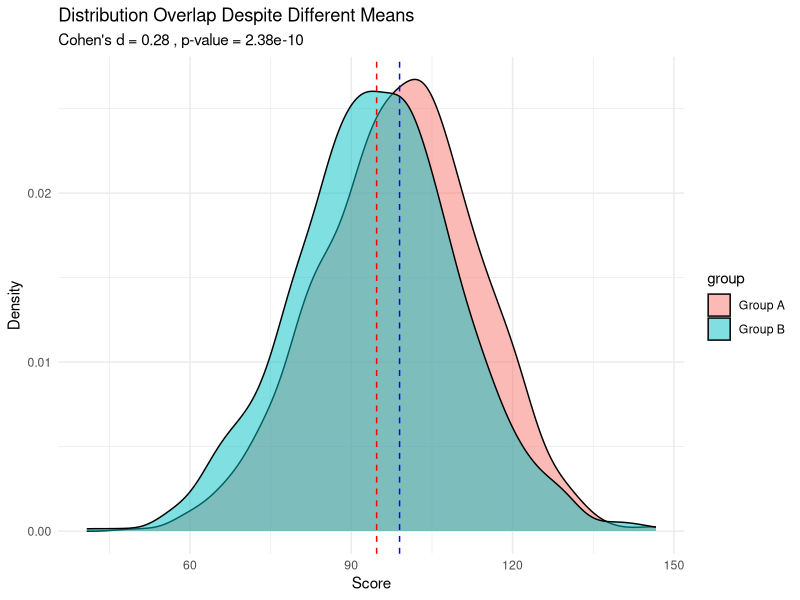
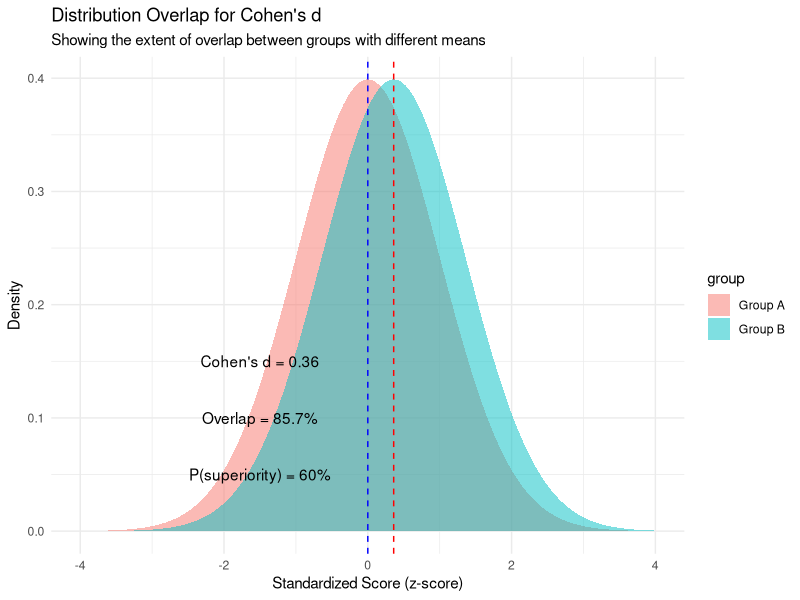
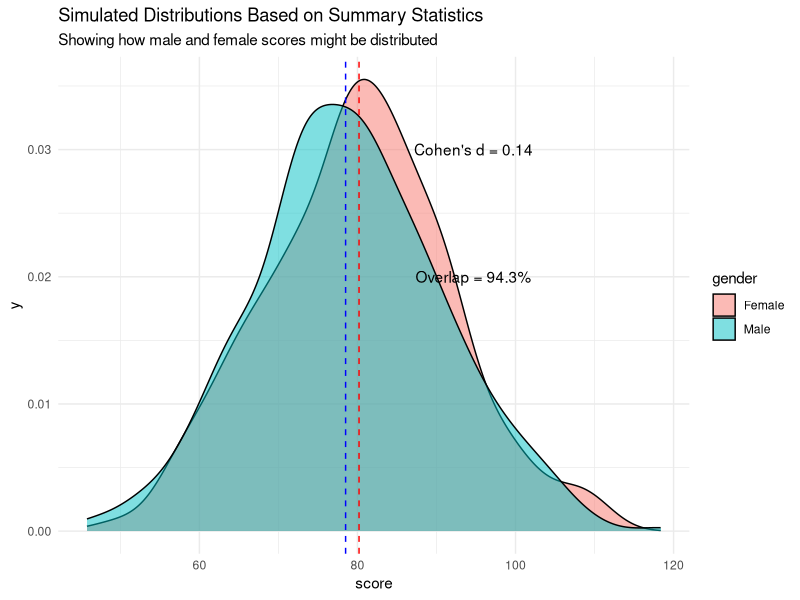
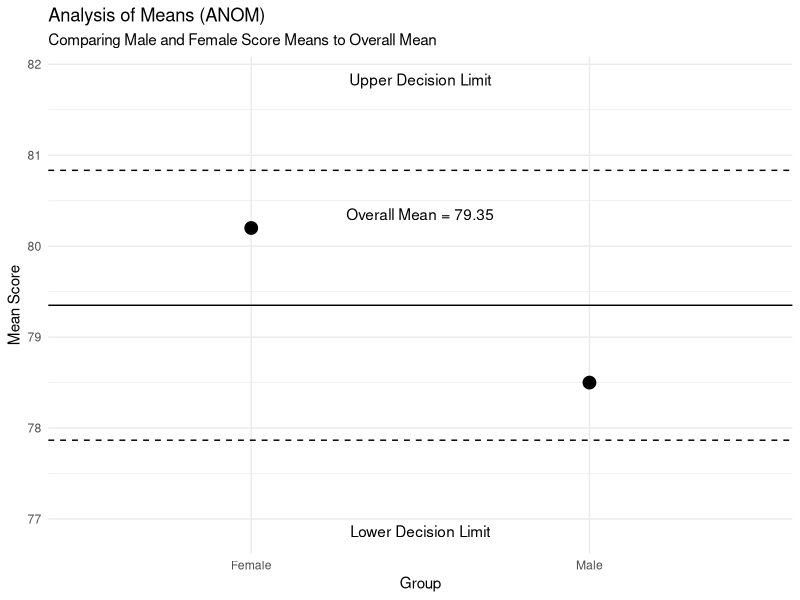

Source code (R) for these figures, in order:
## ---- chunk 1
#| label: setup
#| include: false
#| echo: false


knitr::opts_chunk$set(echo = TRUE)
## ---- chunk 2
#| echo: false

# Example code for visualizing overlap
library(ggplot2)

# Simulate data with small mean difference but large overlap
group_A <- stats::rnorm(1000, mean = 100, sd = 15)
group_B <- stats::rnorm(
  1000,
  mean = 95,
  sd = 15
)

# Put in data frame
df <- base::data.frame(
  score = base::c(group_A, group_B),
  group = base::factor(base::c(base::rep("Group A", 1000), base::rep("Group B", 1000)))
)

# Calculate Cohen's d
cohens_d <- (base::mean(group_A) - base::mean(group_B)) /
  base::sqrt((stats::var(group_A) + stats::var(group_B)) / 2)

# T-test
t_result <- stats::t.test(group_A, group_B)

# Plot distributions
ggplot2::ggplot(df, ggplot2::aes(x = score, fill = group)) +
  ggplot2::geom_density(alpha = 0.5) +
  ggplot2::geom_vline(xintercept = base::mean(group_A), color = "blue", linetype = "dashed") +
  ggplot2::geom_vline(xintercept = mean(group_B), color = "red", linetype = "dashed") +
  ggplot2::labs(
    title = "Distribution Overlap Despite Different Means",
    subtitle = paste(
      "Cohen's d =",
      base::round(cohens_d, 2),
      ", p-value =",
      base::format.pval(t_result$p.value, digits = 3)
    ),
    x = "Score",
    y = "Density"
  ) +
  ggplot2::theme_minimal()
## ---- chunk 3
#| echo: false


#| # Function to calculate overlap coefficient from Cohen's d
calculate_overlap <- function(d) {
  # Overlap coefficient formula
  ovl <- 2 * stats::pnorm(-abs(d) / 2) * 100
  base::return(ovl)
}

# Function to calculate probability of superiority from Cohen's d
calculate_superiority_prob <- function(d) {
  # Probability of superiority formula
  prob <- stats::pnorm(d / base::sqrt(2)) * 100
  base::return(prob)
}

# Example with your Cohen's d = 0.36
d_value <- 0.36
overlap_percent <- calculate_overlap(d_value)
superiority_percent <- calculate_superiority_prob(d_value)

# Output results
cat("Cohen's d =", d_value, "\n")
cat("Overlap coefficient =", round(overlap_percent, 1), "%\n")
cat("Probability of superiority =", round(superiority_percent, 1), "%\n")

# Create visualization of overlap
library(ggplot2)

# Generate data for two normal distributions
x <- base::seq(-4, 4, length.out = 1000)
group1 <- base::data.frame(x = x, y = stats::dnorm(x, mean = 0, sd = 1), group = "Group A")
group2 <- base::data.frame(
  x = x,
  y = stats::dnorm(x, mean = d_value, sd = 1),
  group = "Group B"
)
combined_data <- base::rbind(group1, group2)

# Create plot
overlap_plot <- ggplot2::ggplot(combined_data, ggplot2::aes(x = x, y = y, fill = group)) +
  ggplot2::geom_area(alpha = 0.5, position = "identity") +
  ggplot2::geom_vline(xintercept = 0, linetype = "dashed", color = "blue") +
  ggplot2::geom_vline(xintercept = d_value, linetype = "dashed", color = "red") +
  ggplot2::annotate(
    "text",
    x = -1.5,
    y = 0.1,
    label = paste0("Overlap = ", base::round(overlap_percent, 1), "%")
  ) +
  ggplot2::annotate(
    "text",
    x = -1.5,
    y = 0.15,
    label = base::paste0("Cohen's d = ", d_value)
  ) +
  ggplot2::annotate(
    "text",
    x = -1.5,
    y = 0.05,
    label = base::paste0("P(superiority) = ", base::round(superiority_percent, 1), "%")
  ) +
  ggplot2::labs(
    title = "Distribution Overlap for Cohen's d",
    subtitle = "Showing the extent of overlap between groups with different means",
    x = "Standardized Score (z-score)",
    y = "Density"
  ) +
  ggplot2::theme_minimal()

print(overlap_plot)

# To apply this to your actual groups:
# Replace with your actual groups' data
# group_A <- your_first_group_data
# group_B <- your_second_group_data

# Calculate means and SDs and pool them
# mean_A <- mean(group_A)
# mean_B <- mean(group_B)
# sd_pooled <- sqrt((var(group_A) + var(group_B))/2)

# Calculate Cohen's d
# cohens_d <- (mean_A - mean_B) / sd_pooled

# Calculate overlap and superiority probability
# overlap <- calculate_overlap(cohens_d)
# superiority <- calculate_superiority_prob(cohens_d)
## ---- chunk 4
#| echo: false


# Example: Simulating distributions from summary statistics
library(ggplot2)

# Given summary statistics
male_mean <- 78.5
male_sd <- 12.3
female_mean <- 80.2
female_sd <- 11.6
male_n <- 500 # Estimate sample size
female_n <- 500 # Estimate sample size

# Simulate individual-level data
set.seed(123)
male_scores <- stats::rnorm(male_n, mean = male_mean, sd = male_sd)
female_scores <- stats::rnorm(female_n, mean = female_mean, sd = female_sd)

# Calculate Cohen's d
cohens_d <- (female_mean - male_mean) / base::sqrt((male_sd^2 + female_sd^2) / 2)

# Calculate overlap coefficient
overlap <- calculate_overlap(cohens_d)
superiority <- calculate_superiority_prob(cohens_d)

# Create data frame for plotting
df <- base::data.frame(
  score = c(male_scores, female_scores),
  gender = base::factor(base::c(base::rep("Male", male_n), base::rep("Female", female_n)))
)

# Visualize the distributions
ggplot2::ggplot(df, ggplot2::aes(x = score, fill = gender)) +
  ggplot2::geom_density(alpha = 0.5) +
  ggplot2::geom_vline(xintercept = male_mean, color = "blue", linetype = "dashed") +
  ggplot2::geom_vline(xintercept = female_mean, color = "red", linetype = "dashed") +
  ggplot2::annotate(
    "text",
    x = base::max(df$score) * 0.8,
    y = 0.03,
    label = base::paste0("Cohen's d = ", base::round(cohens_d, 2))
  ) +
  ggplot2::annotate(
    "text",
    x = max(df$score) * 0.8,
    y = 0.02,
    label = paste0("Overlap = ", round(overlap, 1), "%")
  ) +
  ggplot2::theme_minimal() +
  ggplot2::labs(
    title = "Simulated Distributions Based on Summary Statistics",
    subtitle = "Showing how male and female scores might be distributed"
  )

## ---- chunk 5
#| echo: false

library(ggplot2)
library(dplyr)

# Given summary statistics
male_mean <- 78.5
male_sd <- 12.3
female_mean <- 80.2
female_sd <- 11.6
male_n <- 500 # Estimated sample size
female_n <- 500 # Estimated sample size

# Calculate overall (grand) mean
overall_n <- male_n + female_n
overall_mean <- (male_mean * male_n + female_mean * female_n) / overall_n

# Calculate pooled standard deviation
pooled_sd <- base::sqrt(
  ((male_n - 1) * male_sd^2 + (female_n - 1) * female_sd^2) /
    (male_n + female_n - 2)
)

# Calculate standard error for each group
male_se <- pooled_sd / base::sqrt(male_n)
female_se <- pooled_sd / base::sqrt(female_n)

# Calculate critical value (for 95% confidence)
# Using t-distribution with df = n1 + n2 - 2
alpha <- 0.05
critical_value <- stats::qt(1 - alpha / 2, df = male_n + female_n - 2)

# Calculate decision limits
upper_decision_limit <- overall_mean +
  critical_value * pooled_sd * base::sqrt(1 / male_n + 1 / female_n)
lower_decision_limit <- overall_mean -
  critical_value * pooled_sd * base::sqrt(1 / male_n + 1 / female_n)

# Create data frame for ANOM plot
anom_df <- base::data.frame(
  group = base::c("Male", "Female"),
  mean = base::c(male_mean, female_mean),
  n = base::c(male_n, female_n)
)

# Calculate if means are significantly different from overall mean
anom_df$significant <- (anom_df$mean > upper_decision_limit) |
  (anom_df$mean < lower_decision_limit)

# Create ANOM plot
ggplot2::ggplot(anom_df, ggplot2::aes(x = group, y = mean, color = significant)) +
  ggplot2::geom_point(size = 4) +
  ggplot2::geom_hline(yintercept = overall_mean, linetype = "solid") +
  ggplot2::geom_hline(yintercept = upper_decision_limit, linetype = "dashed") +
  ggplot2::geom_hline(yintercept = lower_decision_limit, linetype = "dashed") +
  ggplot2::annotate(
    "text",
    x = 1.5,
    y = overall_mean + 1,
    label = paste("Overall Mean =", base::round(overall_mean, 2))
  ) +
  ggplot2::annotate(
    "text",
    x = 1.5,
    y = upper_decision_limit + 1,
    label = "Upper Decision Limit"
  ) +
  ggplot2::annotate(
    "text",
    x = 1.5,
    y = lower_decision_limit - 1,
    label = "Lower Decision Limit"
  ) +
  ggplot2::scale_color_manual(values = c("black", "red")) +
  ggplot2::labs(
    title = "Analysis of Means (ANOM)",
    subtitle = "Comparing Male and Female Score Means to Overall Mean",
    y = "Mean Score",
    x = "Group"
  ) +
  ggplot2::theme_minimal() +
  ggplot2::theme(legend.position = "none")

# Calculate additional statistics for interpretation
stats_df <- base::data.frame(
  statistic = base::c(
    "Overall Mean",
    "Male Mean",
    "Female Mean",
    "Difference (F-M)",
    "Cohen's d",
    "Distribution Overlap",
    "Upper Decision Limit",
    "Lower Decision Limit",
    "Significant Difference?"
  ),
  value = base::c(
    base::round(overall_mean, 2),
    male_mean,
    female_mean,
    base::round(female_mean - male_mean, 2),
    base::round((female_mean - male_mean) / pooled_sd, 2),
    base::round(calculate_overlap((female_mean - male_mean) / pooled_sd), 1),
    base::round(upper_decision_limit, 2),
    base::round(lower_decision_limit, 2),
    base::ifelse(any(anom_df$significant), "Yes", "No")
  )
)

# Print statistics
print(stats_df)
